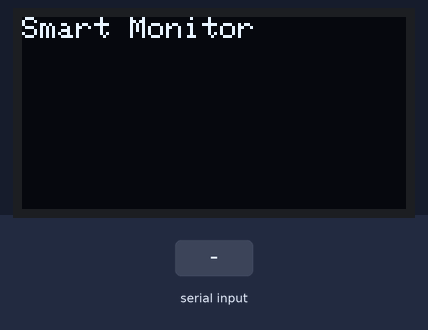
A program run on a simulated ESP32-C3. On the bench: 128×64 one-colour display. Inputs (shaded band) come from the test bench. Random numbers use the default seed unless the program sets one.

Above: at 0.3 s.
At 1.6 s:
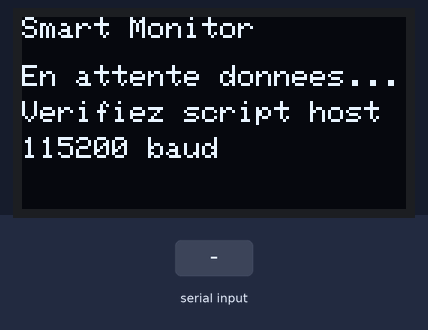
1.7 s: "1\n" received over Serial
At 2.08 s:
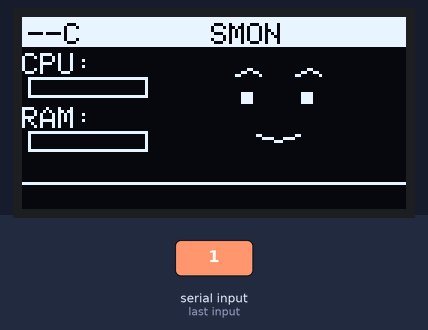
Timing chart, 0 to 4.7 s (numbered marks = the images above; inputs shaded):
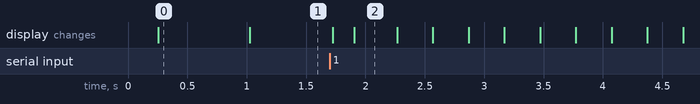

Measured:
- after the input at 1.7 s, the display: first changes at once (image 2 shows a later state)
- what the display in image 0 shows lasts 0.7 s, from 0.3 s to 1.0 s

The program:

main.cpp
```cpp
// -----------------------------------------------------------------------------
// Dépendances
// -----------------------------------------------------------------------------
#include <Arduino.h>
#include <Wire.h>
#include <Adafruit_GFX.h>
#include <Adafruit_SH110X.h>
#include <ArduinoJson.h>
#if defined(ARDUINO_ARCH_ESP32)
#include <esp_system.h>
#endif

// -----------------------------------------------------------------------------
// Constantes matériel / écran
// -----------------------------------------------------------------------------
#define SCREEN_WIDTH 128
#define SCREEN_HEIGHT 64
#define OLED_RESET -1
#define I2C_ADDRESS 0x3C  // Adresse 7-bit (0x78 >> 1)

// Ecran SH1106 1.3"
Adafruit_SH1106G display = Adafruit_SH1106G(SCREEN_WIDTH, SCREEN_HEIGHT, &Wire, OLED_RESET);

// -----------------------------------------------------------------------------
// Helpers d'affichage
// -----------------------------------------------------------------------------
static int textWidth(const String &s, uint8_t size = 1) {
  return s.length() * 6 * size; // 5px glyph + 1px espacement
}

static void printRightAligned(int xRight, int y, const String &s) {
  int w = textWidth(s, 1);
  display.setCursor(xRight - w, y);
  display.print(s);
}

// Formatage rapide de valeurs
static String fmtPercent(int v) { return String(v) + "%"; }
static String fmtTempC(int t) { return String(t) + "C"; }
static String fmtDisk(long kb) {
  if (kb < 0) return String("--");
  long mb = kb / 1024;
  if (mb > 9999) return String((int)(mb / 1024)) + "GB";
  return String((int)mb) + "MB";
}
static String fmtUptime(long seconds) {
  if (seconds < 0) return String("--");
  long m = seconds / 60; long h = m / 60; long d = h / 24; h %= 24; m %= 60;
  String s; if (d > 0) { s += d; s += "d "; } s += h; s += "h"; s += m; s += "m"; return s;
}

// Tronquer une chaîne pour tenir dans une largeur en pixels
static String clipToWidth(const String &s, int pxWidth) {
  int maxChars = pxWidth / 6; if (maxChars < 0) maxChars = 0;
  if ((int)s.length() <= maxChars) return s;
  return s.substring(0, maxChars);
}

// -----------------------------------------------------------------------------
// Style rétro Windows: panneaux en relief et barres compactes
// -----------------------------------------------------------------------------
static void drawSunkenPanel(int x, int y, int w, int h) {
  // Double bordure pour simuler un relief enfoncé (style Win95 monocrome)
  display.drawRect(x, y, w, h, SH110X_WHITE);
  if (w > 2 && h > 2) display.drawRect(x + 1, y + 1, w - 2, h - 2, SH110X_WHITE);
}

static void drawProgressBar95(int x, int y, int w, int h, float ratio) {
  if (ratio < 0) ratio = 0; if (ratio > 1) ratio = 1;
  drawSunkenPanel(x, y, w, h);
  int iw = w - 4; int ih = h - 4; if (iw < 1 || ih < 1) return;
  int fw = (int)(iw * ratio + 0.5f);
  if (fw > 0) display.fillRect(x + 2, y + 2, fw, ih, SH110X_WHITE);
}

// -----------------------------------------------------------------------------
// Etat des données et UI (séparés pour lisibilité)
// -----------------------------------------------------------------------------
struct DataState {
  float cpu = -1;           // 0..100
  long ram = -1;            // KB
  long ram_used = -1;       // KB
  float tempC = NAN;        // °C
  String weatherDesc = "";
  String host = "";
  long epoch = 0;           // s
  long uptime = -1;         // s
  long diskFreeKB = -1;     // KB
  float net_rx = NAN;       // KB/s
  float net_tx = NAN;       // KB/s
};

struct UIState {
  bool hasData = false;
  // cibles
  float tgtCpu = 0, tgtRamRatio = 0, tgtNetRatio = 0;
  // courants (animés)
  float curCpu = 0, curRamRatio = 0, curNetRatio = 0;
  float netMaxKBs = 1; // auto-échelle pour net

  // ticker bas
  String tickerText = "";
  int tickerX = SCREEN_WIDTH;
  int tickerW = 1;
  int gaugesBottomY = 0; // position Y après les jauges

  // Animation Tamagochi
  bool tamaBlink = false;
  unsigned long tamaBlinkUntil = 0;
  unsigned long tamaNextBlink = 0;
  uint8_t tamaMouthPhase = 0; // 0..3
  unsigned long tamaMouthMs = 0;
  // Animations mignonnes
  bool tamaWink = false;            // clin d'œil
  unsigned long tamaWinkUntil = 0;
  bool tamaSweat = false;           // goutte de sueur
  unsigned long tamaSweatUntil = 0;
  int8_t headBob = 0;               // petit mouvement vertical
  // Sommeil
  bool tamaSleeping = false;
  unsigned long lowLoadSince = 0;
  uint8_t sleepStep = 0;
  unsigned long sleepMs = 0;
};

static DataState data;
static UIState ui;
static String appName = ""; // Ajout de la variable globale appName

// -----------------------------------------------------------------------------
// Lecture JSON (une ligne) -> met à jour Data + UI
// -----------------------------------------------------------------------------
static bool updateFromJsonLine(const String &line) {
  StaticJsonDocument<1024> doc;
  DeserializationError err = deserializeJson(doc, line);
  if (err) {
    Serial.print("Erreur JSON: "); Serial.println(err.f_str());
    return false;
  }

  // Récupérer valeurs (avec défauts sûrs)
  data.cpu = doc["cpu"] | data.cpu;
  data.ram = doc["ram"] | data.ram;
  data.ram_used = doc["ram_used"] | data.ram_used;
  data.tempC = doc["weather"]["temp"] | data.tempC;
  data.host = String((const char*)(doc["host"] | data.host.c_str()));
  data.epoch = doc["time"] | data.epoch;
  data.uptime = doc["uptime"] | data.uptime;
  data.diskFreeKB = doc["disk_free"] | data.diskFreeKB;
  data.net_rx = doc["net"]["rx"] | data.net_rx;
  data.net_tx = doc["net"]["tx"] | data.net_tx;
  if (doc.containsKey("app")) {
    String newApp = doc["app"].as<String>(); // copie sûre de la chaîne
    newApp.trim();
    appName = newApp; // utilisé dans le header uniquement
  }

  // Mettre à jour cibles et auto-échelle réseau
  if (data.cpu >= 0) ui.tgtCpu = data.cpu;
  if (data.ram > 0 && data.ram_used >= 0) ui.tgtRamRatio = (float)data.ram_used / (float)data.ram;
  if (!isnan(data.net_rx) && !isnan(data.net_tx)) {
    float total = max(0.0f, data.net_rx + data.net_tx);
    if (total > ui.netMaxKBs) ui.netMaxKBs = total; // up rapide
    ui.tgtNetRatio = ui.netMaxKBs > 0 ? total / ui.netMaxKBs : 0;
    ui.netMaxKBs *= 0.996f; if (ui.netMaxKBs < 1) ui.netMaxKBs = 1; // decay lent
  }

  // Ticker
  String t;
  if (!isnan(data.tempC)) { t += " "; t += (int)data.tempC; t += "C"; }
  if (data.cpu >= 0) { t += "  CPU "; t += (int)data.cpu; t += "%"; }
  if (data.ram > 0 && data.ram_used >= 0) { long freeMB = (data.ram - data.ram_used)/1024; t += "  RAM "; t += (int)freeMB; t += "MB"; }
  if (data.diskFreeKB >= 0) { t += "  DISK "; t += fmtDisk(data.diskFreeKB); }
  if (data.uptime >= 0) { t += "  UPT "; t += fmtUptime(data.uptime); }
  if (t.length() == 0) t = " Smart Monitor";
  ui.tickerText = t + "   ";
  ui.tickerW = textWidth(ui.tickerText, 1); if (ui.tickerW < 1) ui.tickerW = 1;
  if (ui.tickerX > SCREEN_WIDTH) ui.tickerX = SCREEN_WIDTH;

  ui.hasData = true;
  return true;
}

// -----------------------------------------------------------------------------
// Rendu: Header / Jauges / Infos / Ticker
// -----------------------------------------------------------------------------
static void drawHeader() {
  const int H = 10; // plus compact
  display.fillRect(0, 0, SCREEN_WIDTH, H, SH110X_WHITE);
  display.setTextColor(SH110X_BLACK, SH110X_WHITE);
  display.setTextSize(1);

  // Temp à gauche
  display.setCursor(2, 2);
  String tempStr = isnan(data.tempC) ? String("--C") : fmtTempC((int)data.tempC);
  display.print(tempStr);

  // Titre = nom de l'app (ou fallback)
  String title = appName.length() ? appName : String("SMON");
  // Espace dispo à droite de la température
  int tempW = textWidth(tempStr, 1);
  int xAvail = 2 + tempW + 4; // petite marge
  int availW = SCREEN_WIDTH - xAvail - 2; if (availW < 0) availW = 0;
  String clipped = clipToWidth(title, availW);
  int tw = textWidth(clipped, 1);
  int tx = xAvail + (availW - tw) / 2; if (tx < xAvail) tx = xAvail;
  display.setCursor(tx, 2);
  display.print(clipped);
  display.setTextColor(SH110X_WHITE, SH110X_BLACK); // reset
}

static void drawGauges() {
  // Deux colonnes: gauche = jauges demi-largeur, droite = infos texte
  const int headerH = 10;
  const int leftX = 2;
  const int gap = 2;
  // Barres plus étroites (2/3 de la demi-largeur) mais plus hautes
  const int halfW = (SCREEN_WIDTH - 4 - gap) / 2;
  const int colW = (halfW * 2) / 3;
  const int rightX = leftX + colW + gap;

  // --- Colonne gauche: jauges ---
  int y = headerH + 2;
  const int labelX = max(0, leftX - 2); // libellés un peu plus à gauche
  // CPU
  display.setCursor(labelX, y); display.print("CPU:");
  y += 8; // plus d'espace sous le libellé pour lisibilité
  display.drawRect(leftX, y, colW, 7, SH110X_WHITE);
  {
    int iw = colW - 2; int fw = (int)(iw * (ui.curCpu / 100.0f) + 0.5f); if (fw < 0) fw = 0; if (fw > iw) fw = iw;
    if (fw > 0) display.fillRect(leftX + 1, y + 1, fw, 5, SH110X_WHITE);
  }
  y += 7 + 3;
  // RAM
  display.setCursor(labelX, y); display.print("RAM:");
  y += 8; // même espacement accru
  display.drawRect(leftX, y, colW, 7, SH110X_WHITE);
  {
    int iw = colW - 2; int fw = (int)(iw * ui.curRamRatio + 0.5f); if (fw < 0) fw = 0; if (fw > iw) fw = iw;
    if (fw > 0) display.fillRect(leftX + 1, y + 1, fw, 5, SH110X_WHITE);
  }
  y += 7;
  ui.gaugesBottomY = y;
}

static void drawInfoLines() {
  // Colonne droite: Tamagochi animé selon l'état CPU+RAM
  const int headerH = 10;
  const int leftX = 2;
  const int gap = 2; // align with gauges
  const int halfW = (SCREEN_WIDTH - 4 - gap) / 2;
  const int leftColW = (halfW * 2) / 3;              // même largeur que les jauges
  const int startRight = leftX + leftColW + gap;     // bord gauche de la colonne droite
  const int colW = SCREEN_WIDTH - startRight - 2;    // largeur utile
  int y = headerH + 2;

  // Zone centrée dans la colonne droite (pas de cercle de contour)
  // Dimensions et centrage strict dans la colonne droite (entre header et ticker)
  const int tickH = 9;
  const int topY = headerH + 2;
  const int bottomY = SCREEN_HEIGHT - tickH; // juste au-dessus du ticker
  int areaH = bottomY - topY;
  int areaW = colW;
  int w = min(areaW, areaH);
  if (w < 22) w = 22; if (w > 50) w = 50;
  int cx = startRight + areaW / 2;
  int cy = topY + areaH / 2 + ui.headBob;

  // Humeur selon moyenne CPU/RAM
  float load = 0.0f;
  if (data.cpu >= 0) load += (data.cpu/100.0f);
  if (data.ram > 0 && data.ram_used >= 0) load += ((float)data.ram_used/(float)data.ram);
  load *= 0.5f;

  // Visage (yeux, sourcils, bouche)
  int r = w/2 - 1;
  int eyeY = cy - r/4;
  int eyeDX = r/2; // écartement d'origine
  int eyeW = max(2, r/5);
  int eyeHLeft = (ui.tamaBlink || ui.tamaWink) ? 1 : max(2, r/5);
  int eyeHRight = ui.tamaBlink ? 1 : max(2, r/5);
  // Yeux (mode sommeil: lignes fermées)
  if (ui.tamaSleeping) {
    display.drawFastHLine(cx - eyeDX - eyeW/2, eyeY, eyeW, SH110X_WHITE);
    display.drawFastHLine(cx + eyeDX - eyeW/2, eyeY, eyeW, SH110X_WHITE);
  } else {
    display.fillRect(cx - eyeDX - eyeW/2, eyeY - eyeHLeft/2, eyeW, eyeHLeft, SH110X_WHITE);
    display.fillRect(cx + eyeDX - eyeW/2, eyeY - eyeHRight/2, eyeW, eyeHRight, SH110X_WHITE);
  }
  // Sourcils (indicatifs humeur)
  int mouthY = cy + r/4;
  int mouthW = max(6, (int)(r * 0.7f)); // bouche un peu moins large
  if (ui.tamaSleeping) {
    // bouche neutre
    display.drawFastHLine(cx - mouthW/2, mouthY, mouthW, SH110X_WHITE);
  } else if (load < 0.42f) {
  // heureux: petits arcs au-dessus des yeux (mignons)
  int lx0 = cx - eyeDX - eyeW;
  int lx1 = cx - eyeDX + eyeW;
  int lxc = (lx0 + lx1) / 2;
  int ly  = eyeY - eyeHLeft - 4; // un peu plus haut
  display.drawLine(lx0, ly, lxc, ly - 2, SH110X_WHITE);
  display.drawLine(lxc, ly - 2, lx1, ly, SH110X_WHITE);

  int rx0 = cx + eyeDX - eyeW;
  int rx1 = cx + eyeDX + eyeW;
  int rxc = (rx0 + rx1) / 2;
  int ry  = eyeY - eyeHRight - 4;
  display.drawLine(rx0, ry, rxc, ry - 2, SH110X_WHITE);
  display.drawLine(rxc, ry - 2, rx1, ry, SH110X_WHITE);
  } else if (load > 0.68f) {
    display.drawLine(cx - eyeDX - eyeW, eyeY - eyeHLeft - 1, cx - eyeDX + eyeW, eyeY - eyeHLeft - 0, SH110X_WHITE);
    display.drawLine(cx + eyeDX - eyeW, eyeY - eyeHRight - 0, cx + eyeDX + eyeW, eyeY - eyeHRight - 1, SH110X_WHITE);
  }

  // Zz bulle de sommeil
  if (ui.tamaSleeping) {
    // animation lente des 'Z'
    if (millis() - ui.sleepMs > 600) { ui.sleepMs = millis(); ui.sleepStep = (ui.sleepStep + 1) % 3; }
    int zx = cx + r - 4;
    int zy = cy - r + 4 + (ui.sleepStep == 1 ? -1 : ui.sleepStep == 2 ? -2 : 0);
    // deux petits Z superposés
    display.drawLine(zx, zy, zx + 3, zy, SH110X_WHITE);
    display.drawLine(zx + 1, zy - 1, zx + 1, zy + 2, SH110X_WHITE);
    display.drawLine(zx, zy + 2, zx + 3, zy + 2, SH110X_WHITE);
    display.drawLine(zx + 5, zy - 3, zx + 8, zy - 3, SH110X_WHITE);
    display.drawLine(zx + 6, zy - 4, zx + 6, zy - 1, SH110X_WHITE);
    display.drawLine(zx + 5, zy - 1, zx + 8, zy - 1, SH110X_WHITE);
  }

  if (!ui.tamaSleeping) {
    if (load < 0.42f) {
      // sourire
      display.drawLine(cx - mouthW/2, mouthY + 2, cx, mouthY + 4, SH110X_WHITE);
      display.drawLine(cx, mouthY + 4, cx + mouthW/2, mouthY + 2, SH110X_WHITE);
    } else if (load < 0.68f) {
      // neutre
      display.drawFastHLine(cx - mouthW/2, mouthY, mouthW, SH110X_WHITE);
    } else {
      // triste
      display.drawLine(cx - mouthW/2, mouthY + 2, cx, mouthY, SH110X_WHITE);
      display.drawLine(cx, mouthY, cx + mouthW/2, mouthY + 2, SH110X_WHITE);
    }
  }

  // Goutte de sueur (quand charge haute ou événement aléatoire)
  if (ui.tamaSweat) {
    int sx = cx + eyeDX + 2;
    int sy = eyeY - 2;
    display.drawLine(sx, sy, sx + 1, sy + 2, SH110X_WHITE);
    display.drawLine(sx + 1, sy + 2, sx, sy + 4, SH110X_WHITE);
  }
}

static void drawTicker() {
  const int tickH = 9;
  int tickY = SCREEN_HEIGHT - tickH + 2;
  display.drawFastHLine(0, tickY - 2, SCREEN_WIDTH, SH110X_WHITE);
  display.setCursor(ui.tickerX, tickY);
  display.print(ui.tickerText);
}

static void paintWaiting() {
  static unsigned long lastPaint = 0;
  if (millis() - lastPaint < 1000) return;
  lastPaint = millis();
  display.clearDisplay();
  display.setTextSize(1);
  display.setTextColor(SH110X_WHITE);
  display.setCursor(0, 0); display.print("Smart Monitor");
  display.setCursor(0, 16); display.print("En attente donnees...");
  display.setCursor(0, 28); display.print("Verifiez script host");
  display.setCursor(0, 40); display.print("115200 baud");
  display.display();
}

// -----------------------------------------------------------------------------
// Setup & Loop
// -----------------------------------------------------------------------------
void setup() {
  Serial.begin(115200);
#if defined(ARDUINO_ARCH_ESP32)
  Serial.setRxBufferSize(1024);
#endif
  Wire.begin();

  delay(200);
  display.begin(I2C_ADDRESS, true);
  display.clearDisplay();
  display.setTextSize(1);
  display.setTextColor(SH110X_WHITE);
  display.setCursor(0, 0); display.print("Smart Monitor");
  display.display();

  // Seed aléatoire pour les animations
#if defined(ARDUINO_ARCH_ESP32)
  randomSeed(esp_random());
#else
  randomSeed(analogRead(0));
#endif
}

void loop() {
  // 1) Lecture série ligne par ligne (CR ou LF)
  static String line; static unsigned long lastDataMs = 0;
  while (Serial.available()) {
    char c = (char)Serial.read();
    if (c == '\n' || c == '\r') {
      line.trim();
      if (line.length() > 0) {
        if (updateFromJsonLine(line)) lastDataMs = millis();
      }
      line = "";
    } else {
      // Autoriser des lignes JSON un peu plus longues
      if (line.length() < 1536) line += c;
    }
  }

  // 2) Connexion/attente: si jamais aucune donnée reçue, écran d'attente.
  //    Sinon, en cas de perte de données, on montre le tamagochi endormi au lieu d'un écran plein.
  if (lastDataMs == 0) {
    paintWaiting();
    return;
  }
  if ((millis() - lastDataMs) > 4000) {
    ui.tamaSleeping = true; // dort si plus de données récentes, mais on continue à rendre l'UI
  }

  // 3) Animation douce (moins d'agitation)
  static unsigned long lastAnim = 0;
  if (millis() - lastAnim < 60) return; // ~16 FPS max
  lastAnim = millis();

  ui.curCpu += (ui.tgtCpu - ui.curCpu) * 0.15f;
  if (ui.curCpu < 0) ui.curCpu = 0; if (ui.curCpu > 100) ui.curCpu = 100;
  ui.curRamRatio += (ui.tgtRamRatio - ui.curRamRatio) * 0.15f;
  if (ui.curRamRatio < 0) ui.curRamRatio = 0; if (ui.curRamRatio > 1) ui.curRamRatio = 1;
  ui.curNetRatio += (ui.tgtNetRatio - ui.curNetRatio) * 0.15f;
  if (ui.curNetRatio < 0) ui.curNetRatio = 0; if (ui.curNetRatio > 1) ui.curNetRatio = 1;

  // Ticker avance lentement
  ui.tickerX -= 1; if (ui.tickerX + ui.tickerW < 0) ui.tickerX = SCREEN_WIDTH;

  // Animation Tamagochi: clignement et phase bouche
  unsigned long now = millis();
  if (now > ui.tamaNextBlink) {
    ui.tamaBlink = true;
    ui.tamaBlinkUntil = now + 120; // cligne ~120ms
    ui.tamaNextBlink = now + 2000 + (now % 3000);
  }
  if (ui.tamaBlink && now > ui.tamaBlinkUntil) ui.tamaBlink = false;
  if (now - ui.tamaMouthMs > 300) { ui.tamaMouthMs = now; ui.tamaMouthPhase = (ui.tamaMouthPhase + 1) & 3; }

  // Clin d'œil occasionnel
  static unsigned long nextWink = 0;
  if (now > nextWink) {
    if ((random(100) < 10) && !ui.tamaBlink) { // 10% chance
      ui.tamaWink = true; ui.tamaWinkUntil = now + 120;
    }
    nextWink = now + 1500 + random(2000);
  }
  if (ui.tamaWink && now > ui.tamaWinkUntil) ui.tamaWink = false;

  // (langue désactivée)

  // Sueur quand charge haute ou au hasard
  static unsigned long nextSweat = 0;
  float loadNow = 0.0f; loadNow += ui.curCpu/100.0f; loadNow += ui.curRamRatio; loadNow *= 0.5f;
  if (now > nextSweat) {
    int prob = (int)(max(0.0f, (loadNow - 0.7f)) * 100); // augmente >70%
    prob += 5; // légère chance même basse charge
    if (random(100) < prob) { ui.tamaSweat = true; ui.tamaSweatUntil = now + 500; }
    nextSweat = now + 2000 + random(2000);
  }
  if (ui.tamaSweat && now > ui.tamaSweatUntil) ui.tamaSweat = false;

  // Head bob léger
  ui.headBob = (int8_t)(sin(now / 400.0) * 1.5);

  // Sommeil: si charge faible prolongée, entrer en sommeil
  float curLoad = 0.0f; curLoad += ui.curCpu/100.0f; curLoad += ui.curRamRatio; curLoad *= 0.5f;
  if (curLoad < 0.22f) { // seuil un peu plus permissif
    if (ui.lowLoadSince == 0) ui.lowLoadSince = now;
    if (!ui.tamaSleeping && now - ui.lowLoadSince > 9000) ui.tamaSleeping = true; // 9s faible
  } else {
    ui.lowLoadSince = 0;
    // Ne pas réveiller si la connexion est perdue (on garde le dodo)
    if ((millis() - lastDataMs) <= 4000) ui.tamaSleeping = false;
    ui.sleepStep = 0;
  }

  // 4) Rendu
  display.clearDisplay();
  drawHeader();
  drawGauges();
  drawInfoLines();
  drawTicker();
  display.display();
}
// -----------------------------------------------------------------------------
// Setup & Loop
// -----------------------------------------------------------------------------
```
